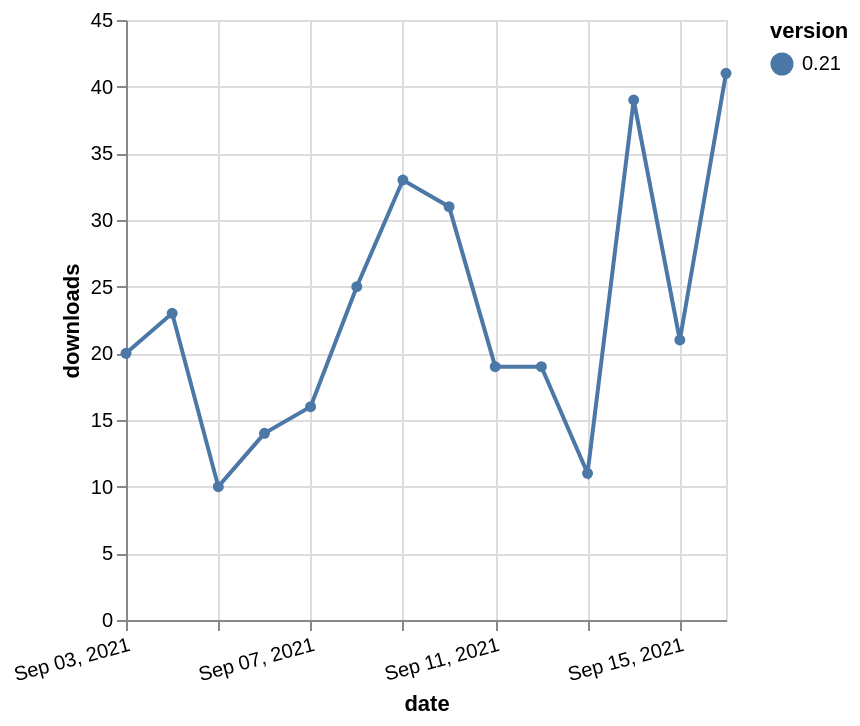

Write the Vega-Lite specification saved for this chart.
### Vega-Lite specification from a JSON file in a GitHub repository (floating-point values rounded to 4 significant figures)
{"$schema": "https://vega.github.io/schema/vega-lite/v5.json", "description": "A simple bar chart with embedded data.", "data": {"values": [{"date": "2021-09-03", "total": 53272, "delta": 20, "version": "0.21"}, {"date": "2021-09-04", "total": 53295, "delta": 23, "version": "0.21"}, {"date": "2021-09-05", "total": 53305, "delta": 10, "version": "0.21"}, {"date": "2021-09-06", "total": 53319, "delta": 14, "version": "0.21"}, {"date": "2021-09-07", "total": 53335, "delta": 16, "version": "0.21"}, {"date": "2021-09-08", "total": 53360, "delta": 25, "version": "0.21"}, {"date": "2021-09-09", "total": 53393, "delta": 33, "version": "0.21"}, {"date": "2021-09-10", "total": 53424, "delta": 31, "version": "0.21"}, {"date": "2021-09-11", "total": 53443, "delta": 19, "version": "0.21"}, {"date": "2021-09-12", "total": 53462, "delta": 19, "version": "0.21"}, {"date": "2021-09-13", "total": 53473, "delta": 11, "version": "0.21"}, {"date": "2021-09-14", "total": 53512, "delta": 39, "version": "0.21"}, {"date": "2021-09-15", "total": 53533, "delta": 21, "version": "0.21"}, {"date": "2021-09-16", "total": 53574, "delta": 41, "version": "0.21"}]}, "width": "container", "mark": {"type": "line", "point": {"filled": true}}, "encoding": {"x": {"field": "date", "type": "temporal", "timeUnit": "yearmonthdate", "title": "date", "axis": {"labelAngle": -15}}, "y": {"field": "delta", "type": "quantitative", "title": "downloads"}, "color": {"field": "version", "type": "nominal"}, "tooltip": {"field": "delta"}}}
